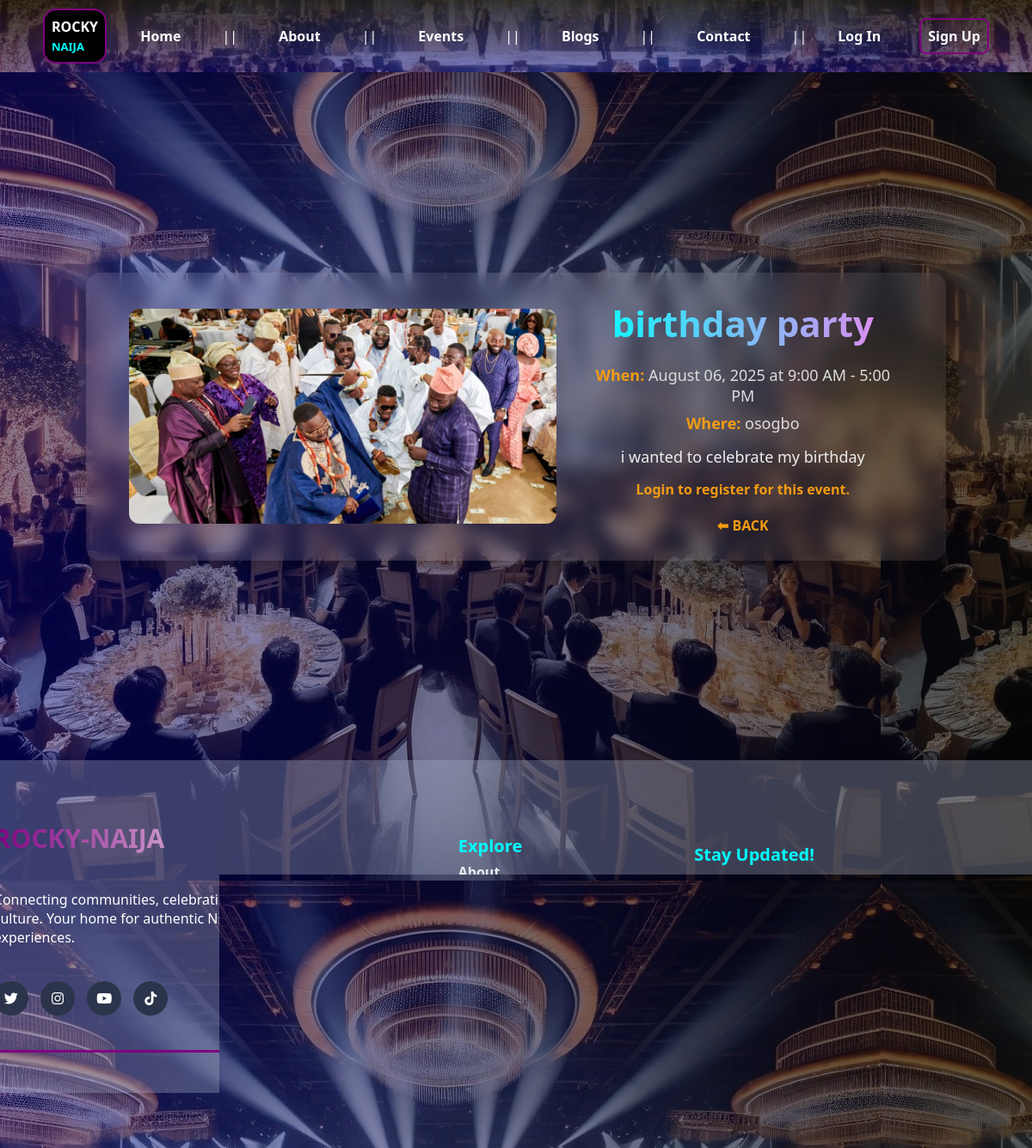
/6/, run on the app's committed database.
### EventApp/models.py (models this page shows, shortened)
class Event(models.Model):
       title = models.CharField(max_length=225, null=True, blank=True)
       Description = models.TextField()
       Date = models.DateTimeField()
       start_time = models.TimeField(null=True, blank=True, default=None)
       end_time = models.TimeField(null=True, blank=True, default=None)
       Location = models.CharField(max_length=225)
       image = models.ImageField(upload_to='picture', null=True, blank=True)
       gate_fees = models.IntegerField(null=True, blank=True, default=None)
       gate_fees2 = models.IntegerField(null=True, blank=True, default=None)

### EventApp/views.py (the view)
# urls.py: path('<int:event_id>/', views.event_detail, name='event_detail'),
def event_detail(request, event_id):
    event = get_object_or_404(Event, id=event_id)
    is_registered = False
    if request.user.is_authenticated:
        is_registered = Registration.objects.filter(event=event, user=request.user).exists()
    context = {
        'event': event,
        'is_registered': is_registered,
    }
    return render(request, 'event_detail.html', context)

### template/event_detail.html (shortened to what this page needs)
{% extends 'base.html' %}
{% load static %}
{% block content %}
<link rel="stylesheet" href="{% static 'style4.css' %}">
<div class="body"></div>
<div class="style">
  <div class="style1">
    {% if event.image %}
      <img class="img2" src="{{ event.image.url }}" alt="{{ event.title }}">
    {% else %}
      <img class="img2" src="{% static 'images/abuja-images.jpg' %}" alt="Default image">
    {% endif %}
    <div>
      <h1 style="font-size: 42px; font-weight: 900; background: linear-gradient(to right, cyan, violet); -webkit-background-clip: text; -webkit-text-fill-color: transparent; margin-bottom: 20px;">
          {{ event.title }}
      </h1>
      <p style="font-size:18px; margin:8px 0; color:#ddd;">
        <strong style="color:#f39c12;">When:</strong> {{ event.Date|date:"F d, Y" }}
        {% if event.start_time %} at {{ event.start_time|time:"g:i A" }}{% endif %}
        {% if event.end_time %} - {{ event.end_time|time:"g:i A" }}{% endif %}
      </p>
      <p style="font-size:18px; margin:8px 0; color:#ddd;">
        <strong style="color:#f39c12;">Where:</strong> {{ event.Location }}
      </p>
      <p style="font-size:18px; margin:15px 0; color:#eee;">{{ event.Description }}</p>
      {% if user.is_authenticated %}
        {% if is_registered %}
          <p style="color:#0f0;">You are registered for this event.</p>
          <form action="{% url 'cancel_registration' event.id %}" method="post">
            {% csrf_token %}
            <button type="submit" class="btn btn-danger">Cancel Registration</button>
          </form>
        {% else %}
          <form action="{% url 'register_for_event' event.id %}" method="post" style="margin-top:20px;">
            {% csrf_token %}
            <label for="ticket_type" style="font-weight:600; margin-right:10px;">Choose Ticket:</label>
            <select name="ticket_type" id="ticket_type" required style="padding:10px; border-radius:6px; border:1px solid #ccc; margin-right:10px;">
              <option value="regular">Regular - ${{ event.gate_fees }}</option>
              <option value="vip">VIP - ${{ event.gate_fees2 }}</option>
            </select>
            <button type="submit" class="btn btn-primary">Register</button>
          </form>
        {% endif %}
      {% else %}
        <p><a href="{% url 'login' %}?next={{ request.path }}" style="color:#f39c12; font-weight:600; text-decoration:none;">Login to register for this event.</a></p>
      {% endif %}
      <a href="{% url 'event_list' %}" style="display:inline-block; margin-top:20px; text-decoration:none; color:#f39c12; font-weight:600;">⬅ BACK</a>
    </div>
  </div>
</div>
{% endblock %}

### statics/style4.css (style rules this page uses)
* { margin:0; padding:0; box-sizing:border-box; font-family: system-ui, -apple-system, BlinkMacSystemFont, 'Segoe UI', Roboto, Oxygen, Ubuntu, Cantarell, 'Open Sans', 'Helvetica Neue', sans-serif; }
.body { background-image: linear-gradient(to right,rgba(5, 5, 150, 0.441),rgba(8, 8, 8, 0.655)) , url("/static/images/event background image.jpg"); position: fixed; top: 0; left: 0; width: 100%; height: 100%; z-index: -1; color: white; font-family: 'Exo 2', sans-serif; }
img { border-radius: 25px; width: 230px; height: 250px; }
:root { --rn-dark-blue: #1a1f2c; --rn-light-gray: #edeef1; --rn-green: purple; --rn-white: #ffffff; }

### template/base.html (style rules this page uses)
body { font-family: sans-serif; margin: 0; padding: 0; box-sizing: border-box; }

### data on the page
Event: image (picture), title "birthday party", Date "August 06, 2025", start_time "9:00 AM", end_time "5:00 PM", Location "osogbo", Description "i wanted to celebrate my birthday"
